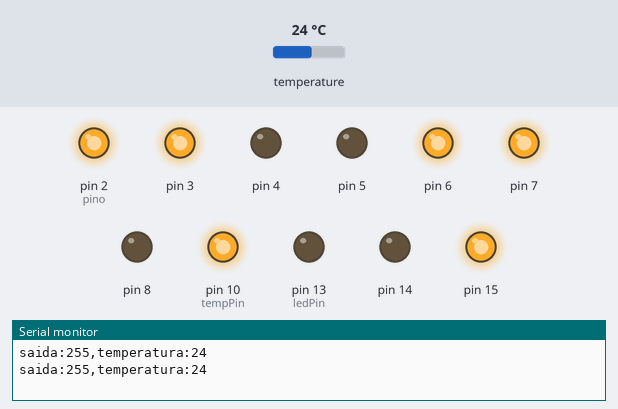
This sketch was run on a simulated Arduino Mega 2560, built with avr-gcc and run on an emulated ATmega2560. Shown: output pins drawn as LEDs (lit = HIGH), the last lines printed to the serial monitor. The test bench sets the inputs (shaded band); at power-on: temperature 24 °C.

Above: at 2.3 s.
2.4 s: temperature set to 20.7 °C
6.0 s: temperature set to 19.3 °C
At 9.5 s:
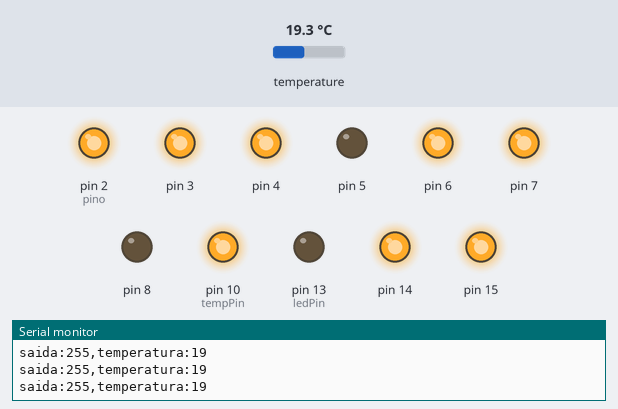
9.6 s: temperature set to 33 °C
At 11.2 s:
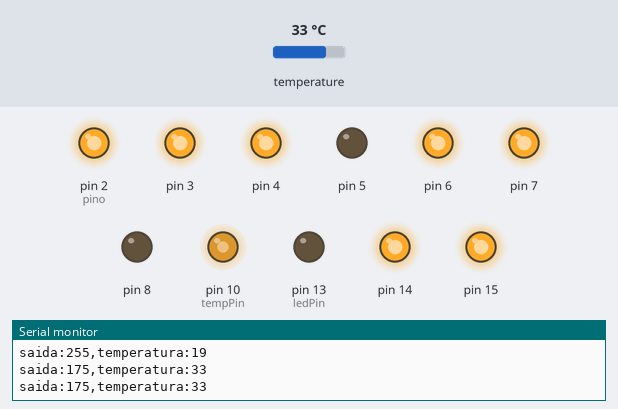
13.2 s: temperature set to 32.4 °C
At 14.9 s:
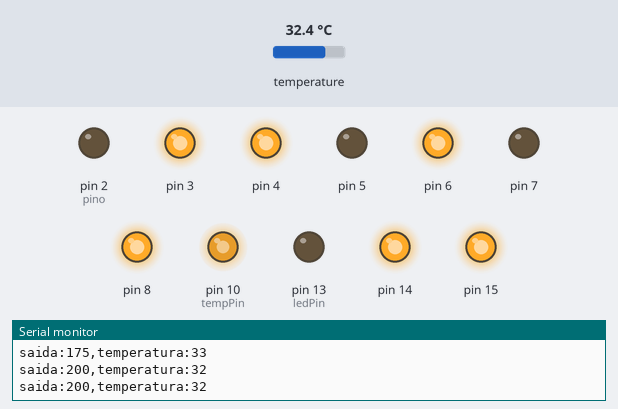
16.8 s: temperature set to 41 °C
At 18.0 s:
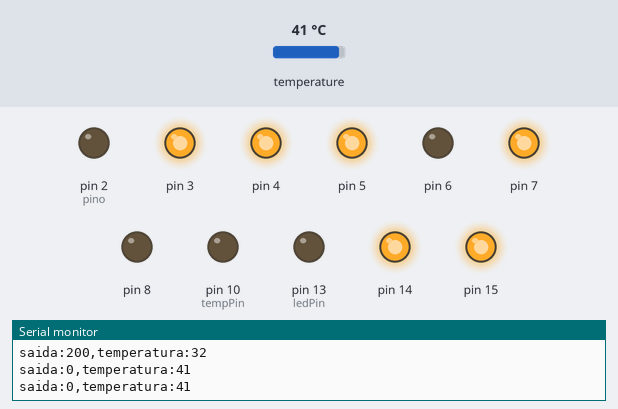
18.3 s: temperature set to 39.4 °C
At 21.9 s:
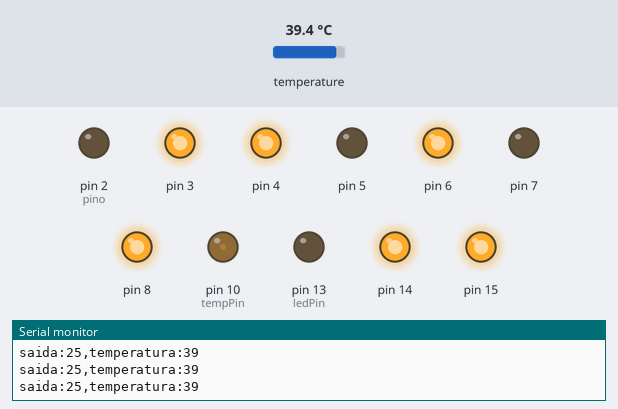
Timing chart, 0 to 22.9 s (numbered marks = the images above; inputs shaded):
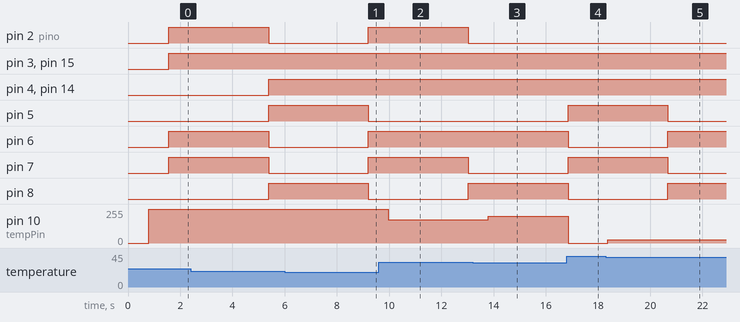

Measured:
- the behaviour switches between 20 and 19.9 °C on temperature (found by bisection; images 0 and 1)
- the behaviour switches between 33 and 32.9 °C on temperature (found by bisection; images 2 and 3)
- the behaviour switches between 40 and 39.9 °C on temperature (found by bisection; images 4 and 5)
- after the input at 6.0 s, pin 3: stays HIGH (without the input it goes to LOW after 3.2 s); pin 5: HIGH → LOW after 3.2 s
- after the input at 9.6 s, pin 3, pin 4, pin 14: stays HIGH (without the input it goes to LOW after 3.4 s); pin 10 (tempPin): 255/255 → 175/255 after 0.37 s
- after the input at 13.2 s, pin 10 (tempPin): 175/255 → 200/255 after 0.59 s
- after the input at 16.8 s, pin 10 (tempPin): 200/255 → 0/255 after 0.05 s
- after the input at 18.3 s, pin 2 (pino): stays LOW (without the input it goes to HIGH after 2.4 s); pin 4, pin 14: stays HIGH (without the input it goes to LOW after 2.4 s); pin 10 (tempPin): 0/255 → 25/255 after 0.08 s

The sketch:

aula2909.ino
```cpp
#include <DallasTemperature.h>
#include <OneWire.h>

int analogPin = A13; // potentiometer wiper (middle terminal) connected to analog pin 3
int val =0;
int ledPin = 13;
int pino = 2;
int tempPin = 10;
unsigned long myTime=0;
unsigned long currentMillis, previousMillis;
unsigned long interval=1;
unsigned long timer_segments;
int Estado_segments, temp_uni, temp_dez, timer_contagem;
/////////////////////////
OneWire pinos(12);
DallasTemperature barramento(&pinos);
DeviceAddress sensor;
int temperatura = 0;
/////////////////////////


void setup() {
  Serial.begin(9600); // setup serial
  pinMode(tempPin, OUTPUT);
  pinMode(ledPin, OUTPUT);
  pinMode(15, OUTPUT);
  pinMode(14, OUTPUT);
  pinMode(2, OUTPUT);
  pinMode(3, OUTPUT);
  pinMode(4, OUTPUT);
  pinMode(5, OUTPUT);
  pinMode(6, OUTPUT);
  pinMode(7, OUTPUT);
  pinMode(8, OUTPUT);
  ///////////////////////
  barramento.begin();
  barramento.getAddress(sensor, 0);
  ///////////////////////
}

byte displaySeteSeg[10][7] = {
  //a,b,c,d,e,f,g
  //1,0,6,4,5,2,3
 { 1,1,1,1,1,1,0 },  //DIGITO 0
 { 0,1,1,0,0,0,0 },  //DIGITO 1
 { 1,1,0,1,1,0,1 },  //DIGITO 2
 { 1,1,1,1,0,0,1 },  //DIGITO 3
 { 0,1,1,0,0,1,1 },  //DIGITO 4
 { 1,0,1,1,0,1,1 },  //DIGITO 5
 { 1,0,1,1,1,1,1 },  //DIGITO 6
 { 1,1,1,0,0,0,0 },  //DIGITO 7
 { 1,1,1,1,1,1,1 },  //DIGITO 8
 { 1,1,1,1,0,1,1 }   //DIGITO 9

};

void base_tempo (){
  unsigned long currentMillis = millis();
  if (currentMillis - previousMillis >= interval) {
    previousMillis = currentMillis;
    if (timer_segments !=0){
      timer_segments--;
    }
    if (timer_contagem !=0){
      timer_contagem--;
    }
  }
}

void tic_display(){
  switch(Estado_segments){
    case 0:
      Estado_segments=1;
      break;
    case 1:
      if(timer_segments ==0){
        timer_segments = 5;
        digitalWrite(15,displaySeteSeg[temp_uni][1]);
        digitalWrite(14,displaySeteSeg[temp_uni][0]);
        //digitalWrite(1, LOW);
        digitalWrite(2,displaySeteSeg[temp_uni][5]);
        digitalWrite(3,displaySeteSeg[temp_uni][6]);
        digitalWrite(4,displaySeteSeg[temp_uni][3]);
        digitalWrite(5,displaySeteSeg[temp_uni][4]);
        digitalWrite(6,displaySeteSeg[temp_uni][2]);
        digitalWrite(7, HIGH);
        digitalWrite(8, LOW);
        Estado_segments=2;
      }
      break;

    case 2:
      if(timer_segments ==0){
        timer_segments = 5;
        digitalWrite(15,displaySeteSeg[temp_dez][1]);
        digitalWrite(14,displaySeteSeg[temp_dez][0]);
        //digitalWrite(1, LOW);
        digitalWrite(2,displaySeteSeg[temp_dez][5]);
        digitalWrite(3,displaySeteSeg[temp_dez][6]);
        digitalWrite(4,displaySeteSeg[temp_dez][3]);
        digitalWrite(5,displaySeteSeg[temp_dez][4]);
        digitalWrite(6,displaySeteSeg[temp_dez][2]);
        digitalWrite(7, LOW);
        digitalWrite(8, HIGH);
        Estado_segments=1;
      }
      break;
  }
}

void tic_contagem(){
  //barramento.requestTemperatures();
  //int temperatura = barramento.getTempC(sensor);
  //val = analogRead(analogPin);
  //Serial.println(val/10.24); // debug value
  //int valor = val/10.24;
  //temp_uni++;
  //temp_uni = valor%10;
  temp_uni = temperatura%10;
  //Serial.print(temp_uni);
  //temp_dez=valor/10;
  temp_dez=temperatura/10;
  //if(temperatura < 40){
  //  analogWrite(tempPin, 255);
  //}else{
  //  analogWrite(tempPin, 0);
  //}
  int saida = 25 * (40 - temperatura);
  if(saida > 255){
    saida = 255;
  }else if(saida < 0){
    saida = 0;
  }
  analogWrite(tempPin, saida);
  Serial.print("saida:");
  Serial.print(saida);
  Serial.print(",temperatura:");
  Serial.println(temperatura);
  //Serial.print(temp_dez);
  //Serial.println(" ");
}

void loop() {
  barramento.requestTemperatures();
  temperatura = barramento.getTempC(sensor);
  base_tempo();
  tic_display();
  tic_contagem();
}
```
